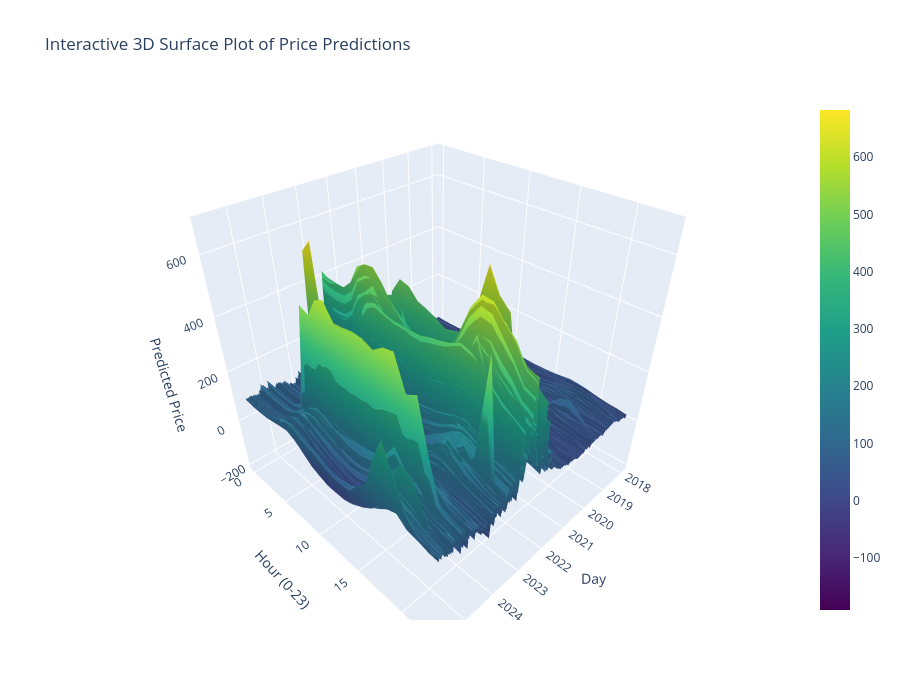
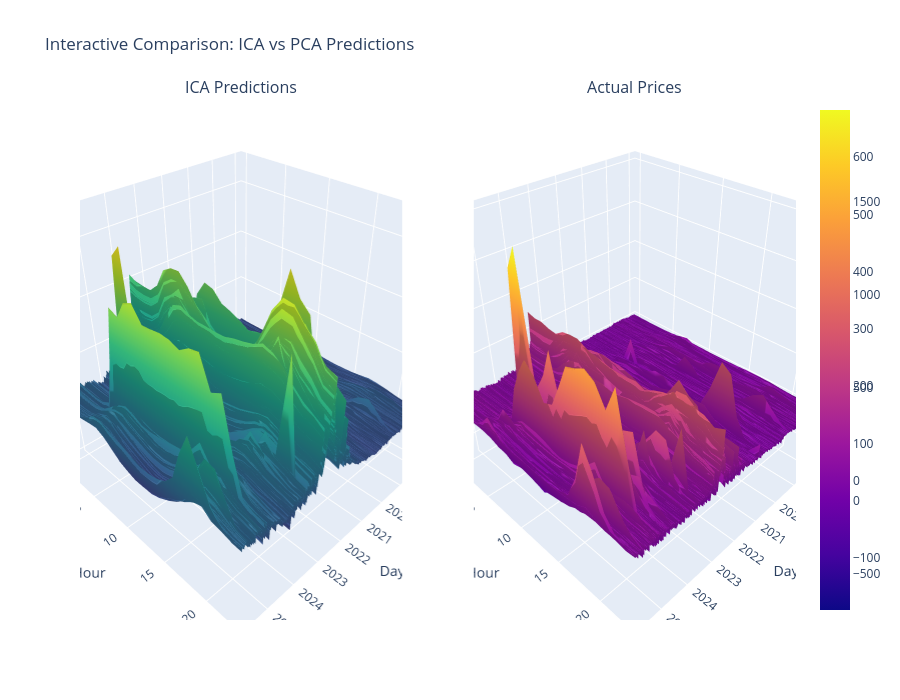

The code cell stored with these charts, in order, in its notebook:
### Code cell
# Create interactive 3D surface plot
import plotly.graph_objects as go
import plotly.express as px

# Prepare data for surface plot
#days = np.arange(len(df_results))
days = df_results.index
hours = np.arange(24)
Z = df_results.T.values

# Create interactive 3D surface plot
fig = go.Figure(data=[go.Surface(
    z=Z,
    x=days,
    y=hours,
    colorscale='viridis',
    name='ICA Predictions'
)])

# Update layout
fig.update_layout(
    title='Interactive 3D Surface Plot of Price Predictions',
    scene=dict(
        xaxis_title='Day',
        yaxis_title='Hour (0-23)',
        zaxis_title='Predicted Price',
        camera=dict(
            eye=dict(x=1.2, y=1.2, z=1.2)
        )
    ),
    width=900,
    height=700
)

fig.show()

# Create additional interactive comparison plot
fig_comp = make_subplots(
    rows=1, cols=2,
    subplot_titles=('ICA Predictions', 'Actual Prices'),
    specs=[[{'type': 'surface'}, {'type': 'surface'}]]
)

# Add ICA surface
fig_comp.add_trace(
    go.Surface(z=df_results.T.values, x=days, y=hours, colorscale='viridis', name='ICA'),
    row=1, col=1
)

# Add PCA surface
fig_comp.add_trace(
    go.Surface(z=df_actual.T.values, x=days, y=hours, colorscale='plasma', name='PCA'),
    row=1, col=2
)

fig_comp.update_layout(
    title='Interactive Comparison: ICA vs PCA Predictions',
    scene=dict(xaxis_title='Day', yaxis_title='Hour', zaxis_title='Price'),
    scene2=dict(xaxis_title='Day', yaxis_title='Hour', zaxis_title='Price'),
    height=700
)

fig_comp.show()

### Figure 1 — Plotly figure (JSON) as saved in the notebook; plotly's stock layout.template omitted (floating-point values rounded to 4 significant figures; data arrays with more than 128 entries replaced by an {"elided": "..."} marker saying what was removed)
{"data": [{"colorscale": [[0, "#440154"], [0.1111, "#482878"], [0.2222, "#3e4989"], [0.3333, "#31688e"], [0.4444, "#26828e"], [0.5556, "#1f9e89"], [0.6667, "#35b779"], [0.7778, "#6ece58"], [0.8889, "#b5de2b"], [1, "#fde725"]], "name": "ICA Predictions", "type": "surface", "x": {"elided": "2821 str values"}, "y": [0, 1, 2, 3, 4, 5, 6, 7, 8, 9, 10, 11, 12, 13, 14, 15, 16, 17, 18, 19, 20, 21, 22, 23], "z": {"elided": "24x2821 float values"}}], "layout": {"height": 700, "scene": {"camera": {"eye": {"x": 1.2, "y": 1.2, "z": 1.2}}, "xaxis": {"title": {"text": "Day"}}, "yaxis": {"title": {"text": "Hour (0-23)"}}, "zaxis": {"title": {"text": "Predicted Price"}}}, "title": {"text": "Interactive 3D Surface Plot of Price Predictions"}, "width": 900}}

### Figure 2 — Plotly figure (JSON) as saved in the notebook; plotly's stock layout.template omitted (floating-point values rounded to 4 significant figures; data arrays with more than 128 entries replaced by an {"elided": "..."} marker saying what was removed)
{"data": [{"colorscale": [[0, "#440154"], [0.1111, "#482878"], [0.2222, "#3e4989"], [0.3333, "#31688e"], [0.4444, "#26828e"], [0.5556, "#1f9e89"], [0.6667, "#35b779"], [0.7778, "#6ece58"], [0.8889, "#b5de2b"], [1, "#fde725"]], "name": "ICA", "scene": "scene", "type": "surface", "x": {"elided": "2821 str values"}, "y": [0, 1, 2, 3, 4, 5, 6, 7, 8, 9, 10, 11, 12, 13, 14, 15, 16, 17, 18, 19, 20, 21, 22, 23], "z": {"elided": "24x2821 float values"}}, {"colorscale": [[0, "#0d0887"], [0.1111, "#46039f"], [0.2222, "#7201a8"], [0.3333, "#9c179e"], [0.4444, "#bd3786"], [0.5556, "#d8576b"], [0.6667, "#ed7953"], [0.7778, "#fb9f3a"], [0.8889, "#fdca26"], [1, "#f0f921"]], "name": "PCA", "scene": "scene2", "type": "surface", "x": {"elided": "2821 str values"}, "y": [0, 1, 2, 3, 4, 5, 6, 7, 8, 9, 10, 11, 12, 13, 14, 15, 16, 17, 18, 19, 20, 21, 22, 23], "z": {"elided": "24x2820 float values"}}], "layout": {"annotations": [{"font": {"size": 16}, "showarrow": false, "text": "ICA Predictions", "x": 0.225, "xanchor": "center", "xref": "paper", "y": 1, "yanchor": "bottom", "yref": "paper"}, {"font": {"size": 16}, "showarrow": false, "text": "Actual Prices", "x": 0.775, "xanchor": "center", "xref": "paper", "y": 1, "yanchor": "bottom", "yref": "paper"}], "height": 700, "scene": {"domain": {"x": [0, 0.45], "y": [0, 1]}, "xaxis": {"title": {"text": "Day"}}, "yaxis": {"title": {"text": "Hour"}}, "zaxis": {"title": {"text": "Price"}}}, "scene2": {"domain": {"x": [0.55, 1], "y": [0, 1]}, "xaxis": {"title": {"text": "Day"}}, "yaxis": {"title": {"text": "Hour"}}, "zaxis": {"title": {"text": "Price"}}}, "title": {"text": "Interactive Comparison: ICA vs PCA Predictions"}}}
